Frame 1 (no input): blank canvas, image omitted
Frame 60 (the mouse pressed at the canvas centre just before this capture): blank canvas, image omitted
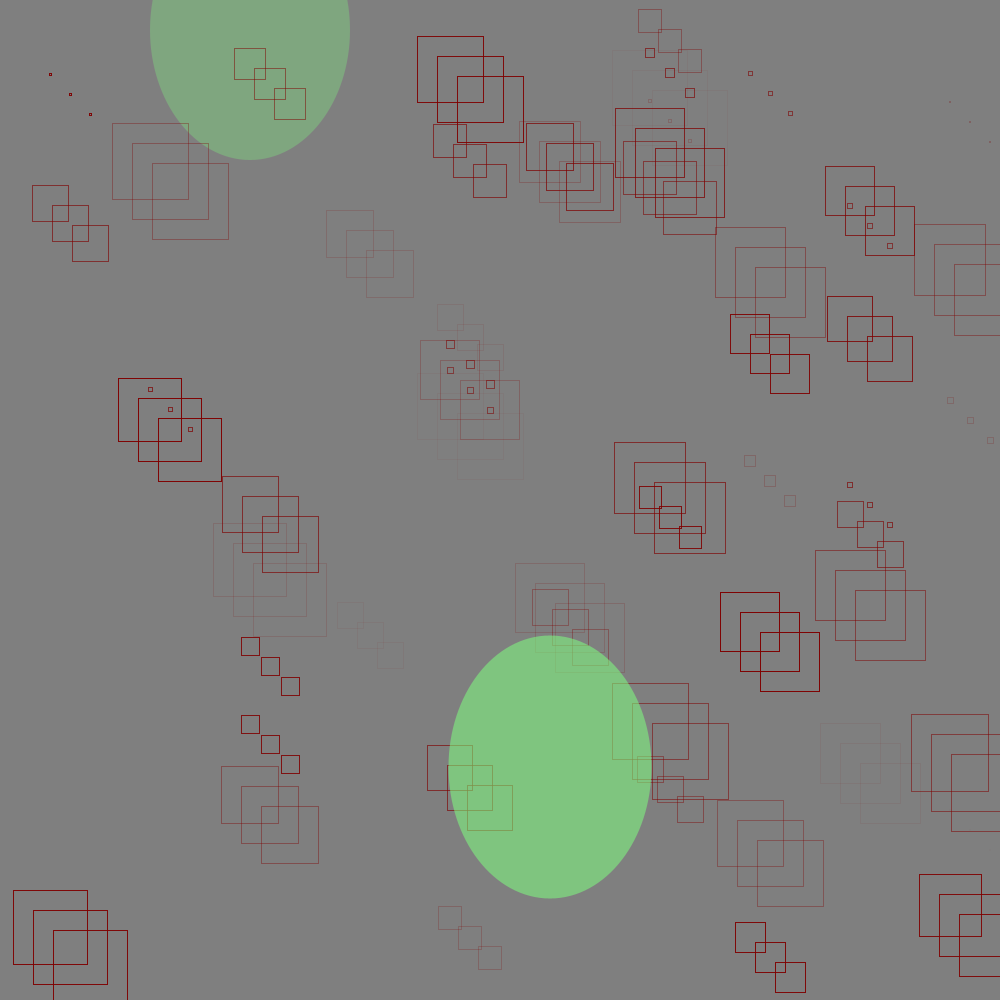
Frame 120 (the mouse held since frame 60 and released just before this capture)

The Processing sketch whose frames 1 and 60 were blank and that drew this single picture after the mouse press (run headless with seeded random() and noise(); from frame 60 on, the mouse is pressed at the canvas centre):

// Processing sketch: sketch_190706a
// ── sketch_190706a.pde
//playing around with circles, ellipses, and squares
boolean squares = true;
int colored_shape_probability = 2;

void setup () {
  background(127);
  size(1000,1000);
}

void draw() {
  rectMode(CENTER);
  //very beginnings of modularization
  run();
}

void run() {
  int[] x_loc = {50, 150, 250, 350, 450, 550, 650, 750, 850, 950};
  int x,y,choose,sizeRand,alphaRand;
  if (mousePressed){
    y = (int) random(1000);
    x = x_loc[(int) random(10)];
    choose = (int) random(100);
    sizeRand = (int) random(80) - 40;
    alphaRand = (int) random(256);
    if (choose < colored_shape_probability){
      //noFill();
      fill(127,255,127,alphaRand);
      //stroke(0,0,0,alphaRand);
      noStroke();
      ellipse(x,y,180 + sizeRand,240 + sizeRand);
    } else {
      if (x >= 250 && x <= 750 && y >= 250 && y <= 750) {
        //fill(127,0,0,alphaRand);
        noFill();
        stroke(127,0,0,alphaRand);
      } else {
        //fill(0,0,0,alphaRand);
        noFill();
        stroke(127,0,0,alphaRand);
      }
      if (squares == false) {
        ellipse(x,y,40 + sizeRand,40 + sizeRand);
      } else {
        for (int i=0; i<3; i++) {
          square((float) x,(float)y,(float)(40 + sizeRand));
          x += 20; y += 20;
        }
      }
    }
  }
}
